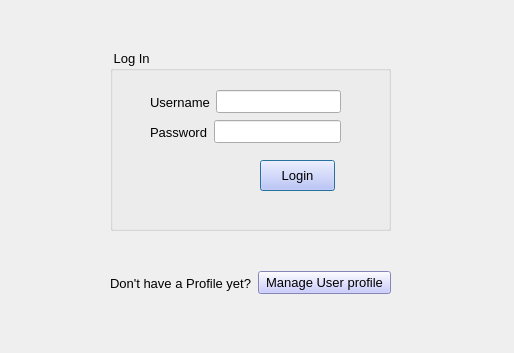
<?xml version="1.0" encoding="UTF-8"?>
<ui version="4.0">
 <class>ManageUser</class>
 <widget class="QDialog" name="ManageUser">
  <property name="geometry">
   <rect>
    <x>0</x>
    <y>0</y>
    <width>514</width>
    <height>353</height>
   </rect>
  </property>
  <property name="windowTitle">
   <string>Dialog</string>
  </property>
  <widget class="QGroupBox" name="groupBox">
   <property name="geometry">
    <rect>
     <x>110</x>
     <y>50</y>
     <width>281</width>
     <height>181</height>
    </rect>
   </property>
   <property name="font">
    <font>
     <pointsize>10</pointsize>
     <weight>50</weight>
     <bold>false</bold>
    </font>
   </property>
   <property name="title">
    <string> Log In</string>
   </property>
   <widget class="QPushButton" name="pushButton">
    <property name="geometry">
     <rect>
      <x>150</x>
      <y>110</y>
      <width>75</width>
      <height>31</height>
     </rect>
    </property>
    <property name="styleSheet">
     <string notr="true">border-color: rgb(0, 0, 127); 
background-color: rgb(187, 188, 255);</string>
    </property>
    <property name="text">
     <string>Login</string>
    </property>
   </widget>
   <widget class="QWidget" name="layoutWidget">
    <property name="geometry">
     <rect>
      <x>40</x>
      <y>40</y>
      <width>191</width>
      <height>24</height>
     </rect>
    </property>
    <layout class="QHBoxLayout" name="horizontalLayout">
     <item>
      <widget class="QLabel" name="label">
       <property name="text">
        <string>Username</string>
       </property>
      </widget>
     </item>
     <item>
      <widget class="QLineEdit" name="lineEdit_username"/>
     </item>
    </layout>
   </widget>
   <widget class="QWidget" name="layoutWidget_2">
    <property name="geometry">
     <rect>
      <x>40</x>
      <y>70</y>
      <width>191</width>
      <height>24</height>
     </rect>
    </property>
    <layout class="QHBoxLayout" name="horizontalLayout_2">
     <item>
      <widget class="QLabel" name="label_2">
       <property name="text">
        <string>Password</string>
       </property>
      </widget>
     </item>
     <item>
      <widget class="QLineEdit" name="lineEdit_password">
       <property name="echoMode">
        <enum>QLineEdit::Password</enum>
       </property>
      </widget>
     </item>
    </layout>
   </widget>
  </widget>
  <widget class="QWidget" name="layoutWidget_3">
   <property name="geometry">
    <rect>
     <x>110</x>
     <y>270</y>
     <width>281</width>
     <height>26</height>
    </rect>
   </property>
   <layout class="QHBoxLayout" name="horizontalLayout_3">
    <item>
     <widget class="QLabel" name="label_3">
      <property name="font">
       <font>
        <pointsize>10</pointsize>
       </font>
      </property>
      <property name="text">
       <string>Don't have a Profile yet?</string>
      </property>
     </widget>
    </item>
    <item>
     <widget class="QPushButton" name="pushButton_add">
      <property name="font">
       <font>
        <pointsize>10</pointsize>
       </font>
      </property>
      <property name="styleSheet">
       <string notr="true">border-color: rgb(0, 0, 127); 
background-color: rgb(187, 188, 255);</string>
      </property>
      <property name="text">
       <string>Manage User profile</string>
      </property>
     </widget>
    </item>
   </layout>
  </widget>
 </widget>
 <resources/>
 <connections/>
</ui>
